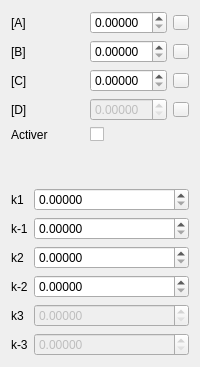
            <widget class="QWidget" name="Sim_2">
             <attribute name="title">
              <string>Simulation 2</string>
             </attribute>
             <layout class="QGridLayout" name="gridLayout_5">
              <item row="0" column="0">
               <layout class="QVBoxLayout" name="verticalLayout_3">
                <property name="sizeConstraint">
                 <enum>QLayout::SetMinimumSize</enum>
                </property>
                <item>
                 <layout class="QGridLayout" name="gridLayout_4">
                  <property name="sizeConstraint">
                   <enum>QLayout::SetMinimumSize</enum>
                  </property>
                  <item row="2" column="0">
                   <widget class="QLabel" name="CcLabel_2">
                    <property name="sizePolicy">
                     <sizepolicy hsizetype="Minimum" vsizetype="Minimum">
                      <horstretch>0</horstretch>
                      <verstretch>0</verstretch>
                     </sizepolicy>
                    </property>
                    <property name="text">
                     <string>[C]</string>
                    </property>
                    <property name="buddy">
                     <cstring>CcDoubleSpinBox</cstring>
                    </property>
                   </widget>
                  </item>
                  <item row="4" column="1">
                   <widget class="QCheckBox" name="enableElement4CheckBox_2"/>
                  </item>
                  <item row="0" column="0">
                   <widget class="QLabel" name="CaLabel_2">
                    <property name="sizePolicy">
                     <sizepolicy hsizetype="Minimum" vsizetype="Minimum">
                      <horstretch>0</horstretch>
                      <verstretch>0</verstretch>
                     </sizepolicy>
                    </property>
                    <property name="text">
                     <string>[A]</string>
                    </property>
                    <property name="buddy">
                     <cstring>CaDoubleSpinBox</cstring>
                    </property>
                   </widget>
                  </item>
                  <item row="1" column="1">
                   <widget class="QDoubleSpinBox" name="CbDoubleSpinBox_2">
                    <property name="decimals">
                     <number>5</number>
                    </property>
                    <property name="singleStep">
                     <double>0.010000000000000</double>
                    </property>
                   </widget>
                  </item>
                  <item row="3" column="0">
                   <widget class="QLabel" name="CdLabel_2">
                    <property name="sizePolicy">
                     <sizepolicy hsizetype="Minimum" vsizetype="Minimum">
                      <horstretch>0</horstretch>
                      <verstretch>0</verstretch>
                     </sizepolicy>
                    </property>
                    <property name="text">
                     <string>[D]</string>
                    </property>
                    <property name="buddy">
                     <cstring>CdDoubleSpinBox</cstring>
                    </property>
                   </widget>
                  </item>
                  <item row="3" column="1">
                   <widget class="QDoubleSpinBox" name="CdDoubleSpinBox_2">
                    <property name="enabled">
                     <bool>false</bool>
                    </property>
                    <property name="decimals">
                     <number>5</number>
                    </property>
                    <property name="singleStep">
                     <double>0.010000000000000</double>
                    </property>
                   </widget>
                  </item>
                  <item row="2" column="1">
                   <widget class="QDoubleSpinBox" name="CcDoubleSpinBox_2">
                    <property name="decimals">
                     <number>5</number>
                    </property>
                    <property name="singleStep">
                     <double>0.010000000000000</double>
                    </property>
                   </widget>
                  </item>
                  <item row="1" column="2">
                   <widget class="QToolButton" name="Color1_2">
                    <property name="sizePolicy">
                     <sizepolicy hsizetype="Fixed" vsizetype="Fixed">
                      <horstretch>6</horstretch>
                      <verstretch>0</verstretch>
                     </sizepolicy>
                    </property>
                    <property name="minimumSize">
                     <size>
                      <width>6</width>
                      <height>6</height>
                     </size>
                    </property>
                    <property name="baseSize">
                     <size>
                      <width>6</width>
                      <height>6</height>
                     </size>
                    </property>
                    <property name="text">
                     <string/>
                    </property>
                    <property name="iconSize">
                     <size>
                      <width>8</width>
                      <height>8</height>
                     </size>
                    </property>
                   </widget>
                  </item>
                  <item row="1" column="0">
                   <widget class="QLabel" name="CbLabel_2">
                    <property name="sizePolicy">
                     <sizepolicy hsizetype="Minimum" vsizetype="Minimum">
                      <horstretch>0</horstretch>
                      <verstretch>0</verstretch>
                     </sizepolicy>
                    </property>
                    <property name="text">
                     <string>[B]</string>
                    </property>
                    <property name="buddy">
                     <cstring>CbDoubleSpinBox</cstring>
                    </property>
                   </widget>
                  </item>
                  <item row="4" column="0">
                   <widget class="QLabel" name="enableElement4Label_2">
                    <property name="sizePolicy">
                     <sizepolicy hsizetype="Minimum" vsizetype="Minimum">
                      <horstretch>0</horstretch>
                      <verstretch>0</verstretch>
                     </sizepolicy>
                    </property>
                    <property name="text">
                     <string>Activer</string>
                    </property>
                    <property name="buddy">
                     <cstring>enableElement4CheckBox</cstring>
                    </property>
                   </widget>
                  </item>
                  <item row="0" column="1">
                   <widget class="QDoubleSpinBox" name="CaDoubleSpinBox_2">
                    <property name="decimals">
                     <number>5</number>
                    </property>
                    <property name="singleStep">
                     <double>0.010000000000000</double>
                    </property>
                   </widget>
                  </item>
                  <item row="0" column="2">
                   <widget class="QToolButton" name="Color0_2">
                    <property name="sizePolicy">
                     <sizepolicy hsizetype="Fixed" vsizetype="Fixed">
                      <horstretch>6</horstretch>
                      <verstretch>0</verstretch>
                     </sizepolicy>
                    </property>
                    <property name="minimumSize">
                     <size>
                      <width>6</width>
                      <height>6</height>
                     </size>
                    </property>
                    <property name="baseSize">
                     <size>
                      <width>6</width>
                      <height>6</height>
                     </size>
                    </property>
                    <property name="text">
                     <string/>
                    </property>
                    <property name="iconSize">
                     <size>
                      <width>8</width>
                      <height>8</height>
                     </size>
                    </property>
                   </widget>
                  </item>
                  <item row="2" column="2">
                   <widget class="QToolButton" name="Color2_2">
                    <property name="sizePolicy">
                     <sizepolicy hsizetype="Fixed" vsizetype="Fixed">
                      <horstretch>6</horstretch>
                      <verstretch>0</verstretch>
                     </sizepolicy>
                    </property>
                    <property name="minimumSize">
                     <size>
                      <width>6</width>
                      <height>6</height>
                     </size>
                    </property>
                    <property name="baseSize">
                     <size>
                      <width>6</width>
                      <height>6</height>
                     </size>
                    </property>
                    <property name="text">
                     <string/>
                    </property>
                    <property name="iconSize">
                     <size>
                      <width>8</width>
                      <height>8</height>
                     </size>
                    </property>
                   </widget>
                  </item>
                  <item row="3" column="2">
                   <widget class="QToolButton" name="Color3_2">
                    <property name="sizePolicy">
                     <sizepolicy hsizetype="Fixed" vsizetype="Fixed">
                      <horstretch>6</horstretch>
                      <verstretch>0</verstretch>
                     </sizepolicy>
                    </property>
                    <property name="minimumSize">
                     <size>
                      <width>6</width>
                      <height>6</height>
                     </size>
                    </property>
                    <property name="baseSize">
                     <size>
                      <width>6</width>
                      <height>6</height>
                     </size>
                    </property>
                    <property name="text">
                     <string/>
                    </property>
                    <property name="iconSize">
                     <size>
                      <width>8</width>
                      <height>8</height>
                     </size>
                    </property>
                   </widget>
                  </item>
                 </layout>
                </item>
                <item>
                 <spacer name="verticalSpacer_3">
                  <property name="orientation">
                   <enum>Qt::Vertical</enum>
                  </property>
                  <property name="sizeHint" stdset="0">
                   <size>
                    <width>20</width>
                    <height>40</height>
                   </size>
                  </property>
                 </spacer>
                </item>
                <item>
                 <layout class="QFormLayout" name="formLayout_3">
                  <property name="sizeConstraint">
                   <enum>QLayout::SetMinimumSize</enum>
                  </property>
                  <property name="fieldGrowthPolicy">
                   <enum>QFormLayout::AllNonFixedFieldsGrow</enum>
                  </property>
                  <item row="0" column="0">
                   <widget class="QLabel" name="k1Label_3">
                    <property name="text">
                     <string>k1</string>
                    </property>
                    <property name="buddy">
                     <cstring>k1DoubleSpinBox</cstring>
                    </property>
                   </widget>
                  </item>
                  <item row="0" column="1">
                   <widget class="QDoubleSpinBox" name="k1DoubleSpinBox_2">
                    <property name="decimals">
                     <number>5</number>
                    </property>
                    <property name="maximum">
                     <double>999999.000000000000000</double>
                    </property>
                    <property name="singleStep">
                     <double>0.010000000000000</double>
                    </property>
                    <property name="value">
                     <double>0.000000000000000</double>
                    </property>
                   </widget>
                  </item>
                  <item row="1" column="0">
                   <widget class="QLabel" name="k1Label_4">
                    <property name="text">
                     <string>k-1</string>
                    </property>
                    <property name="buddy">
                     <cstring>kminus1DoubleSpinBox</cstring>
                    </property>
                   </widget>
                  </item>
                  <item row="1" column="1">
                   <widget class="QDoubleSpinBox" name="kminus1DoubleSpinBox_2">
                    <property name="decimals">
                     <number>5</number>
                    </property>
                    <property name="maximum">
                     <double>999999.000000000000000</double>
                    </property>
                    <property name="singleStep">
                     <double>0.010000000000000</double>
                    </property>
                   </widget>
                  </item>
                  <item row="2" column="0">
                   <widget class="QLabel" name="k2Label_2">
                    <property name="text">
                     <string>k2</string>
                    </property>
                    <property name="buddy">
                     <cstring>k2DoubleSpinBox</cstring>
                    </property>
                   </widget>
                  </item>
                  <item row="2" column="1">
                   <widget class="QDoubleSpinBox" name="k2DoubleSpinBox_2">
                    <property name="decimals">
                     <number>5</number>
                    </property>
                    <property name="maximum">
                     <double>999999.000000000000000</double>
                    </property>
                    <property name="singleStep">
                     <double>0.010000000000000</double>
                    </property>
                    <property name="value">
                     <double>0.000000000000000</double>
                    </property>
                   </widget>
                  </item>
                  <item row="3" column="0">
                   <widget class="QLabel" name="kminus2Label_2">
                    <property name="text">
                     <string>k-2</string>
                    </property>
                    <property name="buddy">
                     <cstring>kminus2DoubleSpinBox</cstring>
                    </property>
                   </widget>
                  </item>
                  <item row="3" column="1">
                   <widget class="QDoubleSpinBox" name="kminus2DoubleSpinBox_2">
                    <property name="decimals">
                     <number>5</number>
                    </property>
                    <property name="maximum">
                     <double>999999.000000000000000</double>
                    </property>
                    <property name="singleStep">
                     <double>0.010000000000000</double>
                    </property>
                   </widget>
                  </item>
                  <item row="4" column="0">
                   <widget class="QLabel" name="k3Label_2">
                    <property name="text">
                     <string>k3</string>
                    </property>
                    <property name="buddy">
                     <cstring>k3DoubleSpinBox</cstring>
                    </property>
                   </widget>
                  </item>
                  <item row="4" column="1">
                   <widget class="QDoubleSpinBox" name="k3DoubleSpinBox_2">
                    <property name="enabled">
                     <bool>false</bool>
                    </property>
                    <property name="decimals">
                     <number>5</number>
                    </property>
                    <property name="maximum">
                     <double>999999.000000000000000</double>
                    </property>
                    <property name="singleStep">
                     <double>0.010000000000000</double>
                    </property>
                    <property name="value">
                     <double>0.000000000000000</double>
                    </property>
                   </widget>
                  </item>
                  <item row="5" column="0">
                   <widget class="QLabel" name="kminus3Label_2">
                    <property name="text">
                     <string>k-3</string>
                    </property>
                    <property name="buddy">
                     <cstring>kminus3DoubleSpinBox</cstring>
                    </property>
                   </widget>
                  </item>
                  <item row="5" column="1">
                   <widget class="QDoubleSpinBox" name="kminus3DoubleSpinBox_2">
                    <property name="enabled">
                     <bool>false</bool>
                    </property>
                    <property name="prefix">
                     <string/>
                    </property>
                    <property name="decimals">
                     <number>5</number>
                    </property>
                    <property name="maximum">
                     <double>999999.000000000000000</double>
                    </property>
                    <property name="singleStep">
                     <double>0.010000000000000</double>
                    </property>
                   </widget>
                  </item>
                 </layout>
                </item>
               </layout>
              </item>
             </layout>
            </widget>
